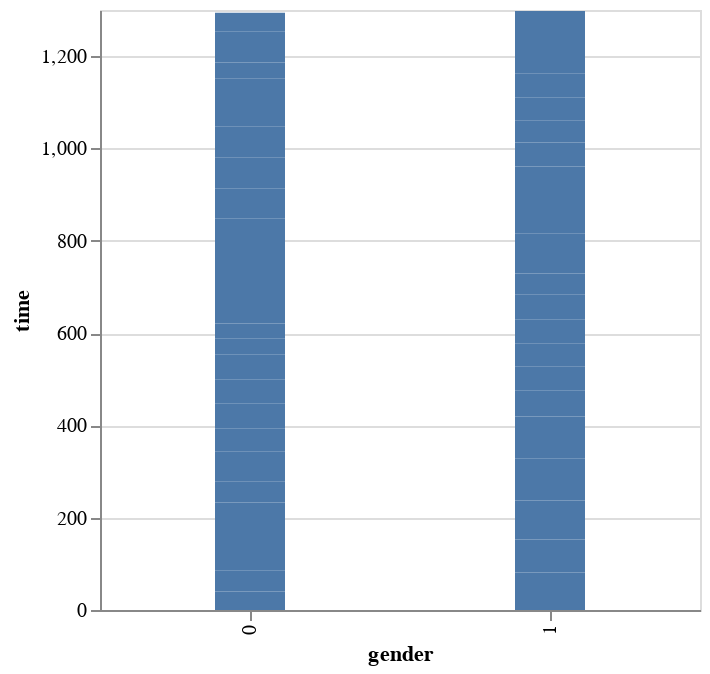

Notebook code for this chart:
### Markdown cell above
### Visualizations

### Code cell
# Vertical Bars 
alt.Chart(data).mark_bar(size=35).encode(
    x='gender:N',
    y='time',
).properties(
    width = 300
)

### Figure 1 — Vega-Lite specification as saved in the notebook (floating-point values rounded to 4 significant figures)
{"config": {"view": {"continuousWidth": 400, "continuousHeight": 300}}, "data": {"name": "data-bfba8ba08a832720bd076298c5326526"}, "mark": {"type": "bar", "size": 35}, "encoding": {"x": {"field": "gender", "type": "nominal"}, "y": {"field": "time", "type": "quantitative"}}, "width": 300, "$schema": "https://vega.github.io/schema/vega-lite/v4.17.0.json", "datasets": {"data-bfba8ba08a832720bd076298c5326526": [{"time": 41, "gender": 1, "recode": 0}, {"time": 40, "gender": 0, "recode": 1}, {"time": 40, "gender": 1, "recode": 0}, {"time": 38, "gender": 1, "recode": 0}, {"time": 34, "gender": 1, "recode": 0}, {"time": 46, "gender": 0, "recode": 1}, {"time": 42, "gender": 1, "recode": 0}, {"time": 42, "gender": 1, "recode": 0}, {"time": 47, "gender": 1, "recode": 0}, {"time": 42, "gender": 0, "recode": 1}, {"time": 45, "gender": 1, "recode": 0}, {"time": 46, "gender": 1, "recode": 0}, {"time": 44, "gender": 1, "recode": 0}, {"time": 54, "gender": 0, "recode": 1}, {"time": 57, "gender": 1, "recode": 0}, {"time": 51, "gender": 1, "recode": 0}, {"time": 51, "gender": 0, "recode": 1}, {"time": 50, "gender": 1, "recode": 0}, {"time": 53, "gender": 1, "recode": 0}, {"time": 53, "gender": 1, "recode": 0}, {"time": 45, "gender": 0, "recode": 1}, {"time": 46, "gender": 1, "recode": 0}, {"time": 36, "gender": 1, "recode": 0}, {"time": 34, "gender": 0, "recode": 1}, {"time": 31, "gender": 0, "recode": 1}, {"time": 50, "gender": 1, "recode": 0}, {"time": 51, "gender": 0, "recode": 1}, {"time": 54, "gender": 0, "recode": 1}, {"time": 52, "gender": 0, "recode": 1}, {"time": 54, "gender": 0, "recode": 1}, {"time": 54, "gender": 1, "recode": 0}, {"time": 52, "gender": 1, "recode": 0}, {"time": 35, "gender": 0, "recode": 1}, {"time": 32, "gender": 0, "recode": 1}, {"time": 40, "gender": 0, "recode": 1}, {"time": 40, "gender": 1, "recode": 0}, {"time": 52, "gender": 1, "recode": 0}, {"time": 47, "gender": 1, "recode": 0}, {"time": 52, "gender": 0, "recode": 1}, {"time": 52, "gender": 0, "recode": 1}, {"time": 52, "gender": 0, "recode": 1}, {"time": 51, "gender": 1, "recode": 0}, {"time": 51, "gender": 1, "recode": 0}, {"time": 45, "gender": 1, "recode": 0}, {"time": 43, "gender": 1, "recode": 0}, {"time": 48, "gender": 1, "recode": 0}, {"time": 32, "gender": 0, "recode": 1}, {"time": 33, "gender": 0, "recode": 1}, {"time": 32, "gender": 0, "recode": 1}, {"time": 33, "gender": 0, "recode": 1}, {"time": 33, "gender": 0, "recode": 1}, {"time": 34, "gender": 0, "recode": 1}, {"time": 33, "gender": 0, "recode": 1}, {"time": 34, "gender": 0, "recode": 1}, {"time": 35, "gender": 0, "recode": 1}, {"time": 35, "gender": 0, "recode": 1}, {"time": 35, "gender": 0, "recode": 1}, {"time": 34, "gender": 0, "recode": 1}, {"time": 34, "gender": 0, "recode": 1}, {"time": 40, "gender": 0, "recode": 1}]}}
